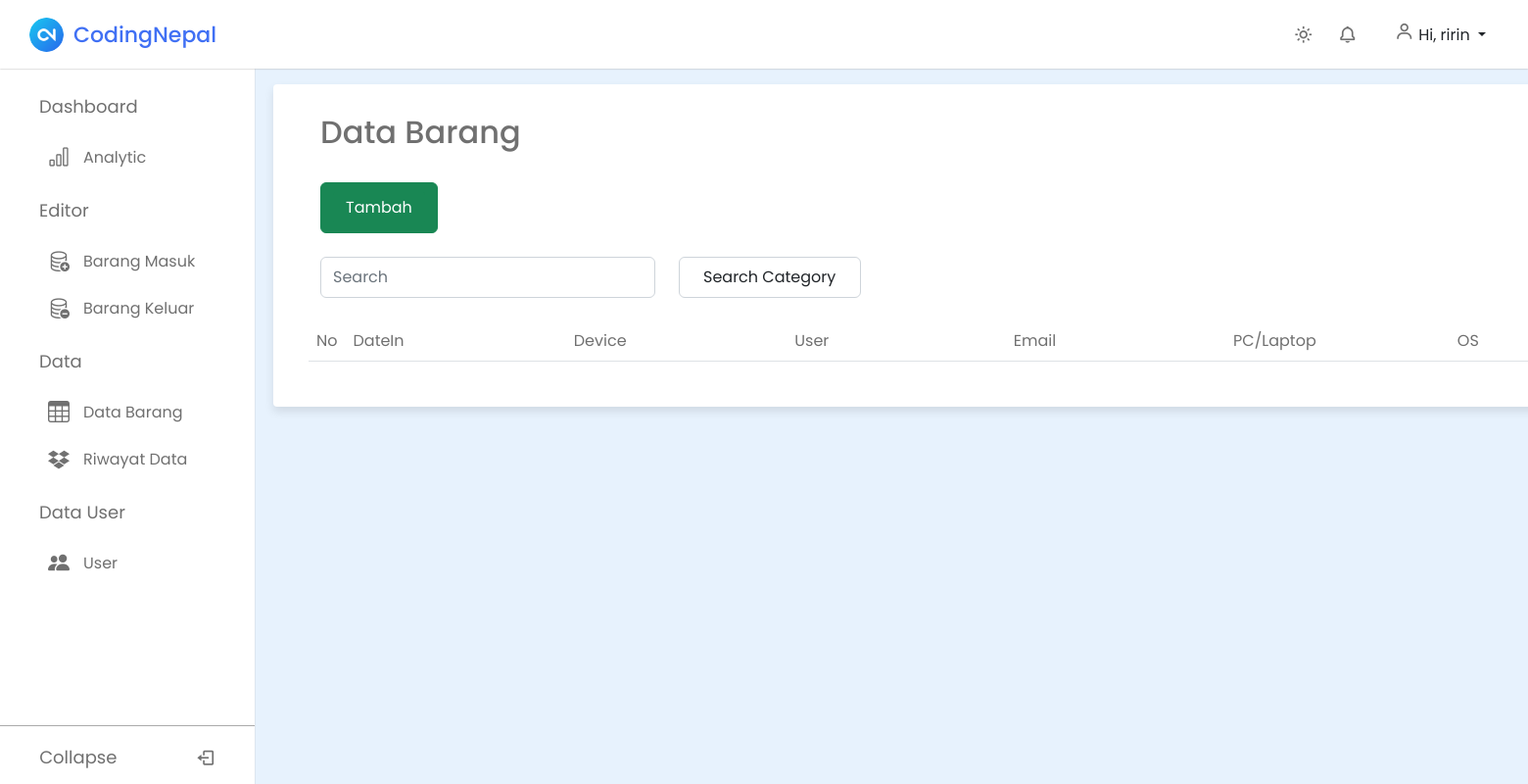
Before: /dashboard/tbdatabarang (signed in) with the older database file.
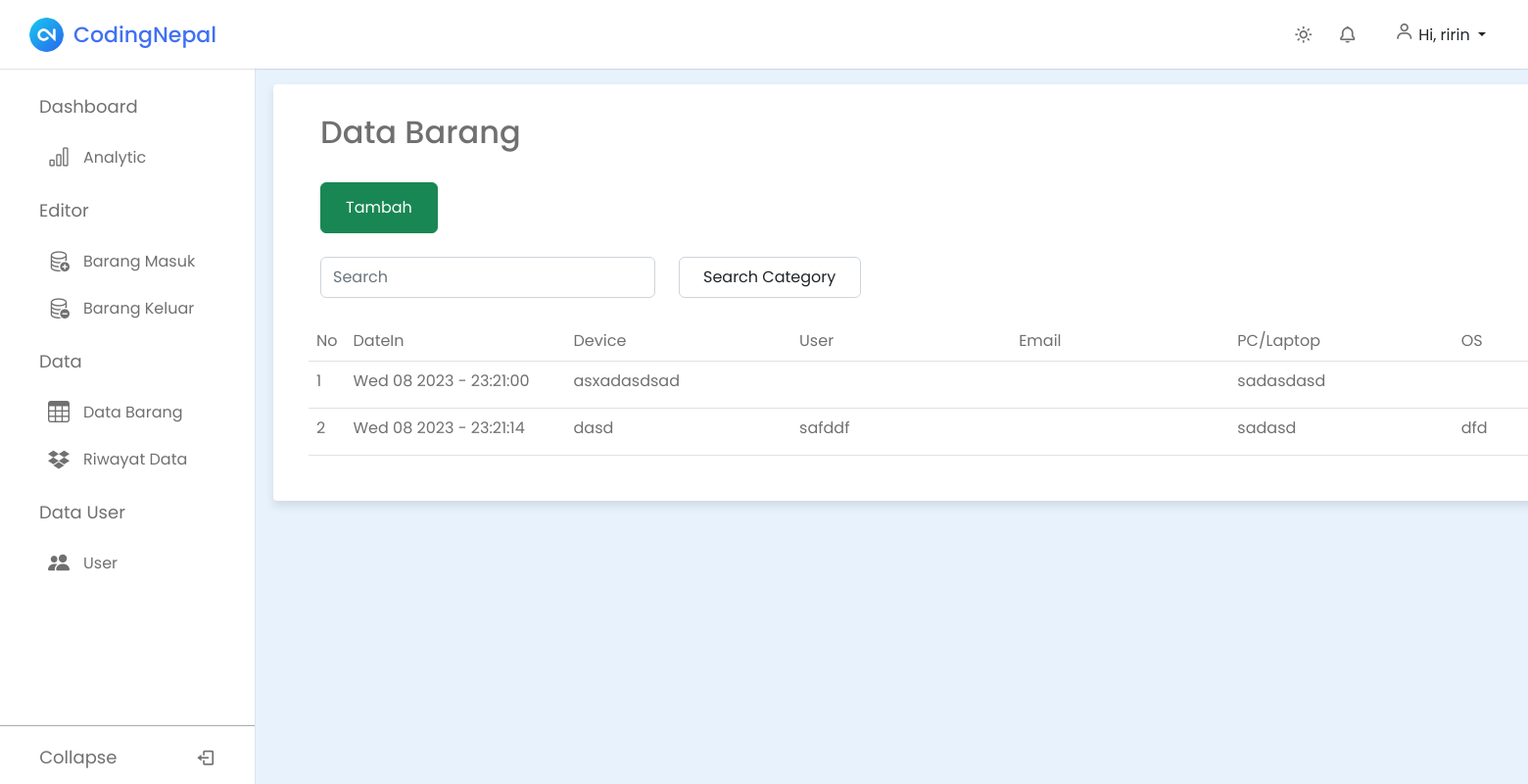
After: the same page with the newer database file.
### gudang/models.py (models this page shows, shortened)
class BarangMasuk(models.Model):
    nama = models.ForeignKey(
        User, on_delete=models.CASCADE, blank=True, null=True)
    date = models.CharField(max_length=100)
    device = models.TextField(max_length=100)
    user = models.TextField(max_length=100)
    email = models.TextField(max_length=100)
    pc = models.TextField(max_length=100)
    os = models.TextField(max_length=100)
    cpu = models.TextField(max_length=100)
    vga = models.TextField(max_length=100)
    ram = models.TextField(max_length=100)
    model = models.TextField(max_length=100)
    serialnumber = models.TextField(max_length=100)
    description = models.TextField(max_length=100)
    kategori = models.ForeignKey(Kategori, on_delete=models.CASCADE)
    class Meta:
        verbose_name_plural = "barang masuk"

### gudang/views.py (the view)
# urls.py: path("tbdatabarang", tbdatabarang, name="tbdatabarang"),
@login_required
def tbdatabarang(request):
    global results
    results = None
    template_name = "tbdatabarang.html"
    barang = BarangMasuk.objects.all()
    kategori = Kategori.objects.all()
    get_kategori = str(request.POST.get('kategori'))
    get_search = request.POST.get('search')
    print(get_search)
    search_category = BarangMasuk.objects.filter(
        kategori__kategori__contains=get_kategori)
    if get_search:
        queries = Q(date__icontains=get_search) | Q(device__icontains=get_search) | Q(user__icontains=get_search) | Q(email__icontains=get_search) | Q(pc__icontains=get_search) | Q(os__icontains=get_search) | Q(
            cpu__icontains=get_search) | Q(vga__icontains=get_search) | Q(ram__icontains=get_search) | Q(model__icontains=get_search) | Q(serialnumber__icontains=get_search) | Q(description__icontains=get_search)
        results = BarangMasuk.objects.filter(queries)
    elif get_kategori:
        results = BarangMasuk.objects.filter(
            kategori__kategori__contains=get_kategori)
    context = {
        'barang': barang,
        'kategori': kategori,
        's_kategori': search_category,
        'get_kategori': get_kategori,
        'get_search': get_search,
        'results': results,
    }
    return render(request, template_name, context)

### gudang/models.py (called while the page is built)
    def __str__(self):
        return self.kategori

### templates/tbdatabarang.html (shortened to what this page needs)
{% extends "base.html" %} {% block content %}
<div class="container-fluid px-5 col-2 rounded-1">
  <h2 class="title">Data Barang</h2>
  <br />
  <button
    type="button"
    class="btn btn-success me-2"
    data-bs-toggle="modal"
    data-bs-target="#tambah"
  >
    <a href="{% url 'barangmasuk' %}" class="btn btn-success">Tambah</a>
  </button>
  <div class="row g-3 align-item-center mt-2 mb-4">
    <div class="col-auto">
      <form
        class="d-flex"
        role="search"
        method="post"
        action="{% url 'tbdatabarang' %}"
      >
        <input
          class="form-control me-2 py-2"
          type="search"
          name="search"
          placeholder="Search"
          aria-label="Search"
        />
      </form>
    </div>
    <div class="col-auto">
      <form
        class="d-flex"
        role="search"
        method="post"
        action="{% url 'tbdatabarang' %}"
      >
        <select
          id="inputState"
          class="form-control py-0 px-4 m-0"
          name="kategori"
          onchange="this.form.submit()"
        >
          <option selected>Search Category</option>
        </select>
      </form>
    </div>
  </div>
  <div class="row">
    <table class="table">
      <thead>
        <tr>
          <td class="col">No</td>
          <td class="col-1">DateIn</td>
          <td class="col-1">Device</td>
          <td class="col-1">User</td>
          <td class="col-1">Email</td>
          <td class="col-1">PC/Laptop</td>
          <td class="col-1">OS</td>
        </tr>
      </thead>
      {% if not results %}
      <tbody>
        {% for data in barang %}
        <tr>
          <td>{{forloop.counter}}</td>
          <td>{{data.date}}</td>
          <td>{{data.device}}</td>
          <td>{{data.user}}</td>
          <td>{{data.email}}</td>
          <td>{{data.pc}}</td>
          <td>{{data.os}}</td>
                  </div>
                </div>
        </tr>
        {% endfor %}
      </tbody>
      {% endif %}
    </table>
  </div>
</div>
{% endblock content %}

Changed rows visible on the page:
added BarangMasuk: date "Wed 08 2023 - 23:21:00", device "asxadasdsad", pc "sadasdasd"
added BarangMasuk: date "Wed 08 2023 - 23:21:14", device "dasd", user "safddf", pc "sadasd", os "dfd"
